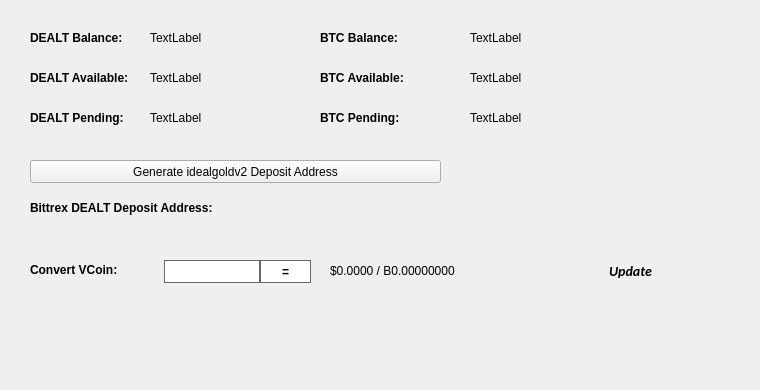
   <widget class="QWidget" name="BalanceTab">
    <attribute name="title">
     <string>Balance</string>
    </attribute>
    <widget class="QLabel" name="BitcoinBalanceLabel">
     <property name="geometry">
      <rect>
       <x>470</x>
       <y>30</y>
       <width>150</width>
       <height>16</height>
      </rect>
     </property>
     <property name="text">
      <string>TextLabel</string>
     </property>
    </widget>
    <widget class="QLabel" name="DEALTBalanceLabel">
     <property name="geometry">
      <rect>
       <x>150</x>
       <y>30</y>
       <width>150</width>
       <height>16</height>
      </rect>
     </property>
     <property name="text">
      <string>TextLabel</string>
     </property>
    </widget>
    <widget class="QLabel" name="label_11">
     <property name="geometry">
      <rect>
       <x>30</x>
       <y>30</y>
       <width>101</width>
       <height>16</height>
      </rect>
     </property>
     <property name="font">
      <font>
       <weight>75</weight>
       <bold>true</bold>
      </font>
     </property>
     <property name="text">
      <string>DEALT Balance:</string>
     </property>
    </widget>
    <widget class="QLabel" name="label_12">
     <property name="geometry">
      <rect>
       <x>320</x>
       <y>30</y>
       <width>101</width>
       <height>16</height>
      </rect>
     </property>
     <property name="font">
      <font>
       <weight>75</weight>
       <bold>true</bold>
      </font>
     </property>
     <property name="text">
      <string>BTC Balance:</string>
     </property>
    </widget>
    <widget class="QLabel" name="DEALTAvailableLabel_2">
     <property name="geometry">
      <rect>
       <x>150</x>
       <y>70</y>
       <width>150</width>
       <height>16</height>
      </rect>
     </property>
     <property name="text">
      <string>TextLabel</string>
     </property>
    </widget>
    <widget class="QLabel" name="label_13">
     <property name="geometry">
      <rect>
       <x>30</x>
       <y>70</y>
       <width>111</width>
       <height>16</height>
      </rect>
     </property>
     <property name="font">
      <font>
       <weight>75</weight>
       <bold>true</bold>
      </font>
     </property>
     <property name="text">
      <string>DEALT Available:</string>
     </property>
    </widget>
    <widget class="QLabel" name="label_14">
     <property name="geometry">
      <rect>
       <x>30</x>
       <y>110</y>
       <width>101</width>
       <height>16</height>
      </rect>
     </property>
     <property name="font">
      <font>
       <weight>75</weight>
       <bold>true</bold>
      </font>
     </property>
     <property name="text">
      <string>DEALT Pending:</string>
     </property>
    </widget>
    <widget class="QLabel" name="DEALTPendingLabel">
     <property name="geometry">
      <rect>
       <x>150</x>
       <y>110</y>
       <width>150</width>
       <height>16</height>
      </rect>
     </property>
     <property name="text">
      <string>TextLabel</string>
     </property>
    </widget>
    <widget class="QLabel" name="label_15">
     <property name="geometry">
      <rect>
       <x>320</x>
       <y>70</y>
       <width>111</width>
       <height>16</height>
      </rect>
     </property>
     <property name="font">
      <font>
       <weight>75</weight>
       <bold>true</bold>
      </font>
     </property>
     <property name="text">
      <string>BTC Available:</string>
     </property>
    </widget>
    <widget class="QLabel" name="BitcoinAvailableLabel">
     <property name="geometry">
      <rect>
       <x>470</x>
       <y>70</y>
       <width>150</width>
       <height>16</height>
      </rect>
     </property>
     <property name="text">
      <string>TextLabel</string>
     </property>
    </widget>
    <widget class="QLabel" name="label_31">
     <property name="geometry">
      <rect>
       <x>320</x>
       <y>110</y>
       <width>111</width>
       <height>16</height>
      </rect>
     </property>
     <property name="font">
      <font>
       <weight>75</weight>
       <bold>true</bold>
      </font>
     </property>
     <property name="text">
      <string>BTC Pending:</string>
     </property>
    </widget>
    <widget class="QLabel" name="BitcoinPendingLabel">
     <property name="geometry">
      <rect>
       <x>470</x>
       <y>110</y>
       <width>150</width>
       <height>16</height>
      </rect>
     </property>
     <property name="text">
      <string>TextLabel</string>
     </property>
    </widget>
    <widget class="QLabel" name="label_33">
     <property name="geometry">
      <rect>
       <x>30</x>
       <y>200</y>
       <width>221</width>
       <height>16</height>
      </rect>
     </property>
     <property name="font">
      <font>
       <weight>75</weight>
       <bold>true</bold>
      </font>
     </property>
     <property name="text">
      <string>Bittrex DEALT Deposit Address:</string>
     </property>
    </widget>
    <widget class="QPushButton" name="GenDepositBTN">
     <property name="geometry">
      <rect>
       <x>30</x>
       <y>160</y>
       <width>411</width>
       <height>23</height>
      </rect>
     </property>
     <property name="text">
      <string>Generate idealgoldv2 Deposit Address</string>
     </property>
     <property name="icon">
      <iconset resource="../bitcoin.qrc">
       <normaloff>:/icons/bitcoin</normaloff>:/icons/bitcoin</iconset>
     </property>
    </widget>
    <widget class="QLabel" name="DepositAddressLabel">
     <property name="geometry">
      <rect>
       <x>200</x>
       <y>200</y>
       <width>261</width>
       <height>16</height>
      </rect>
     </property>
     <property name="palette">
      <palette>
       <active>
        <colorrole role="WindowText">
         <brush brushstyle="SolidPattern">
          <color alpha="255">
           <red>0</red>
           <green>0</green>
           <blue>0</blue>
          </color>
         </brush>
        </colorrole>
        <colorrole role="Text">
         <brush brushstyle="SolidPattern">
          <color alpha="255">
           <red>0</red>
           <green>0</green>
           <blue>255</blue>
          </color>
         </brush>
        </colorrole>
       </active>
       <inactive>
        <colorrole role="WindowText">
         <brush brushstyle="SolidPattern">
          <color alpha="255">
           <red>0</red>
           <green>0</green>
           <blue>0</blue>
          </color>
         </brush>
        </colorrole>
        <colorrole role="Text">
         <brush brushstyle="SolidPattern">
          <color alpha="255">
           <red>0</red>
           <green>0</green>
           <blue>255</blue>
          </color>
         </brush>
        </colorrole>
       </inactive>
       <disabled>
        <colorrole role="WindowText">
         <brush brushstyle="SolidPattern">
          <color alpha="255">
           <red>120</red>
           <green>120</green>
           <blue>120</blue>
          </color>
         </brush>
        </colorrole>
        <colorrole role="Text">
         <brush brushstyle="SolidPattern">
          <color alpha="255">
           <red>120</red>
           <green>120</green>
           <blue>120</blue>
          </color>
         </brush>
        </colorrole>
       </disabled>
      </palette>
     </property>
     <property name="font">
      <font>
       <weight>75</weight>
       <bold>true</bold>
      </font>
     </property>
     <property name="text">
      <string/>
     </property>
     <property name="alignment">
      <set>Qt::AlignRight|Qt::AlignTrailing|Qt::AlignVCenter</set>
     </property>
     <property name="textInteractionFlags">
      <set>Qt::LinksAccessibleByMouse|Qt::TextSelectableByKeyboard|Qt::TextSelectableByMouse</set>
     </property>
    </widget>
    <widget class="QLabel" name="label_8">
     <property name="geometry">
      <rect>
       <x>460</x>
       <y>300</y>
       <width>281</width>
       <height>81</height>
      </rect>
     </property>
     <property name="text">
      <string/>
     </property>
     <property name="pixmap">
      <pixmap>:/images/bittrex</pixmap>
     </property>
    </widget>
    <widget class="QWidget" name="widgetConversion" native="true">
     <property name="geometry">
      <rect>
       <x>0</x>
       <y>250</y>
       <width>751</width>
       <height>43</height>
      </rect>
     </property>
     <property name="minimumSize">
      <size>
       <width>0</width>
       <height>43</height>
      </size>
     </property>
     <property name="styleSheet">
      <string notr="true"/>
     </property>
     <widget class="QPushButton" name="btnUpdateMarketData">
      <property name="geometry">
       <rect>
        <x>575</x>
        <y>0</y>
        <width>111</width>
        <height>41</height>
       </rect>
      </property>
      <property name="sizePolicy">
       <sizepolicy hsizetype="Expanding" vsizetype="Expanding">
        <horstretch>0</horstretch>
        <verstretch>0</verstretch>
       </sizepolicy>
      </property>
      <property name="font">
       <font>
        <family>calibri</family>
        <pointsize>-1</pointsize>
        <weight>75</weight>
        <italic>true</italic>
        <bold>true</bold>
       </font>
      </property>
      <property name="styleSheet">
       <string notr="true">margin:0px;text-align:center;padding:2px;border-radius:3px;font-style:italic;width:100px;font-size:14px;font-family:calibri;font-weight:600;</string>
      </property>
      <property name="text">
       <string>Update</string>
      </property>
      <property name="iconSize">
       <size>
        <width>150</width>
        <height>35</height>
       </size>
      </property>
      <property name="autoDefault">
       <bool>true</bool>
      </property>
      <property name="default">
       <bool>true</bool>
      </property>
     </widget>
     <widget class="QLabel" name="lblConvertVCoin">
      <property name="geometry">
       <rect>
        <x>30</x>
        <y>10</y>
        <width>131</width>
        <height>20</height>
       </rect>
      </property>
      <property name="styleSheet">
       <string notr="true"/>
      </property>
      <property name="text">
       <string>&lt;html&gt;&lt;head/&gt;&lt;body&gt;&lt;p&gt;&lt;span style=&quot; font-weight:600;&quot;&gt;Convert VCoin:&lt;/span&gt;&lt;/p&gt;&lt;/body&gt;&lt;/html&gt;</string>
      </property>
     </widget>
     <widget class="QLineEdit" name="txtConvertVCoinQty">
      <property name="geometry">
       <rect>
        <x>160</x>
        <y>10</y>
        <width>100</width>
        <height>23</height>
       </rect>
      </property>
      <property name="minimumSize">
       <size>
        <width>100</width>
        <height>23</height>
       </size>
      </property>
      <property name="maximumSize">
       <size>
        <width>100</width>
        <height>16777215</height>
       </size>
      </property>
      <property name="styleSheet">
       <string notr="true">border: 1px solid #61696c;margin-left:4px;</string>
      </property>
     </widget>
     <widget class="QPushButton" name="btnConvertCoin">
      <property name="geometry">
       <rect>
        <x>260</x>
        <y>10</y>
        <width>51</width>
        <height>23</height>
       </rect>
      </property>
      <property name="minimumSize">
       <size>
        <width>0</width>
        <height>23</height>
       </size>
      </property>
      <property name="styleSheet">
       <string notr="true">border:1px solid #61696c;background:white;font-weight:600;</string>
      </property>
      <property name="text">
       <string>=</string>
      </property>
     </widget>
     <widget class="QLabel" name="lblConvertVCoinResults">
      <property name="geometry">
       <rect>
        <x>330</x>
        <y>0</y>
        <width>201</width>
        <height>41</height>
       </rect>
      </property>
      <property name="styleSheet">
       <string notr="true"/>
      </property>
      <property name="text">
       <string>$0.0000 / B0.00000000</string>
      </property>
     </widget>
     <widget class="QLabel" name="iconOverviewUpdateWait">
      <property name="geometry">
       <rect>
        <x>670</x>
        <y>10</y>
        <width>24</width>
        <height>24</height>
       </rect>
      </property>
      <property name="text">
       <string/>
      </property>
      <property name="pixmap">
       <pixmap resource="../bitcoin.qrc">:/icons/transaction_1</pixmap>
      </property>
      <property name="scaledContents">
       <bool>true</bool>
      </property>
      <property name="alignment">
       <set>Qt::AlignCenter</set>
      </property>
     </widget>
    </widget>
   </widget>
